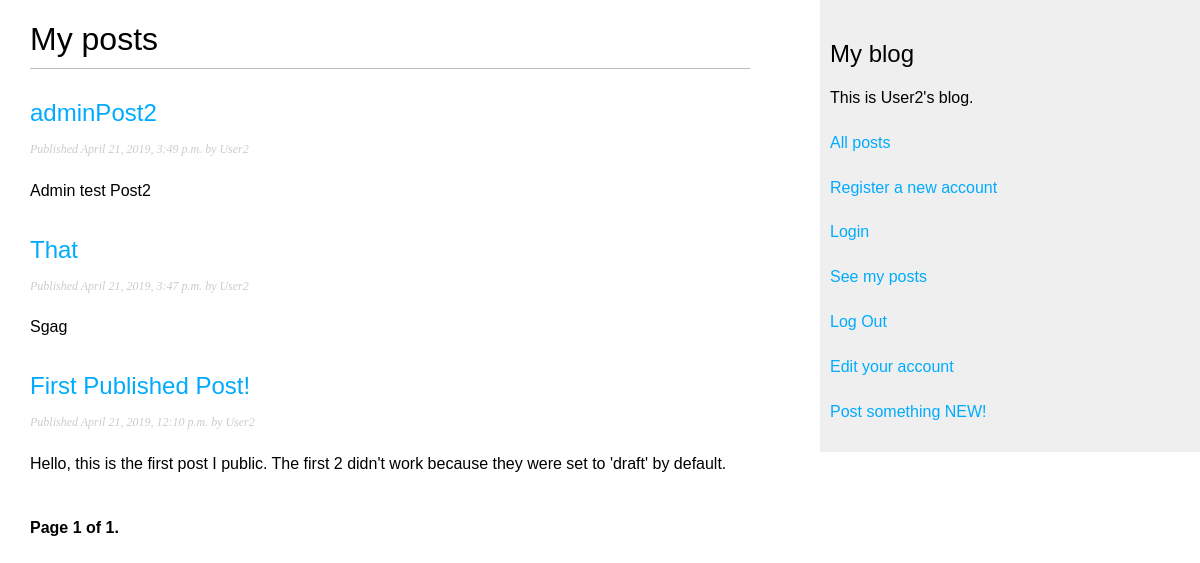
Page /blog/my_list/ (signed in) on the committed database.
### blog/models.py (models this page shows, shortened)
class Post(models.Model):
    STATUS_CHOICES = (
        ('draft', 'Draft'),
        ('published', 'Published'),
    )
    title = models.CharField(max_length=250)
    slug = models.SlugField(max_length=250,
                            unique_for_date='publish')
    author = models.ForeignKey(User,
                               on_delete=models.CASCADE,
                               related_name='blog_posts')
    body = models.TextField()
    publish = models.DateTimeField(default=timezone.now)
    created = models.DateTimeField(auto_now_add=True)
    updated = models.DateTimeField(auto_now=True)
    status = models.CharField(max_length=10,
                              choices=STATUS_CHOICES,
                              default='draft')
    objects = models.Manager() # The default manager.
    published = PublishedManager() # Our custom manager.
    def get_absolute_url(self):
        return reverse('blog:post_detail',
                       args=[self.publish.year,
                             self.publish.month,
                             self.publish.day,
                             self.slug])
    class Meta:
        ordering = ('-publish',)

### blog/views.py (the view)
# urls.py: path('my_list/', views.my_list, name='my_list'),
@login_required
def my_list(request):
    current_user = request.user
    object_list = Post.objects.filter(author=current_user)
    paginator = Paginator(object_list, 3)  # 3 posts in each page
    page = request.GET.get('page')
    try:
        posts = paginator.page(page)
    except PageNotAnInteger:
        posts = paginator.page(1)
    except EmptyPage:
        posts = paginator.page(paginator.num_pages)
    return render(request,
                  'blog/post/my_list.html',
                  {'page': page,
                    'posts': posts})

### blog/templates/blog/post/my_list.html (shortened to what this page needs)
{% extends "blog/base.html" %}
{% block content %}
  <h1>My posts</h1>
  {% for post in posts %}
    <h2>
      <a href="{{ post.get_absolute_url }}">
        {{ post.title }}
      </a>
    </h2>
    <p class="date">
      Published {{ post.publish }} by {{ post.author }}
    </p>
    {{ post.body|truncatewords:30|linebreaks }}
  {% endfor %}
{% include "pagination.html" with page=posts %}
{% endblock %}

### blog/templates/blog/base.html (shortened to what this page needs)
{% load static %}
<!DOCTYPE html>
<html>
<head>
  <link href="{% static "css/blog.css" %}" rel="stylesheet">
</head>
<body>
  <div id="content">
    {% block content %}
    {% endblock %}
  </div>
<div id="sidebar">
    <h2>My blog</h2>
    {% if request.user.is_authenticated %}
    <p>This is {{request.user}}'s blog.</p>
    {% else %}
    <p>This is the blog.</p>
    {% endif %}
  <p><a href="{% url "blog:post_list" %}">All posts</a></p>
  <p><a href="{% url "blog:register" %}">Register a new account</a></p>
  <p><a href="{% url "blog:login" %}">Login</a></p>
  {% if request.user.is_authenticated %}
    <p><a href="{% url "blog:my_list" %}">See my posts</a></p>
    <p><a href="{% url "blog:logout" %}">Log Out</a></p>
    <p><a href="{% url "blog:edit" %}">Edit your account</a></p>
    <p><a href="{% url "blog:post_create" %}">Post something NEW!</a></p>
  {% endif %}
  </div>
</body>
</html>

### blog/static/css/blog.css (style rules this page uses)
body { margin:0; padding:0; font-family:helvetica, sans-serif; }
p { line-height: 1.8; }
a { color:#00abff; text-decoration:none; }
h1 { font-weight:normal; border-bottom:1px solid #bbb; padding:0 0 10px 0; }
h2 { font-weight:normal; margin:30px 0 0; }
#content { float:left; width:60%; padding:0 0 0 30px; }
#sidebar { float:right; width:30%; padding:10px; background:#efefef; height:100%; }
p.date { color:#ccc; font-family: georgia, serif; font-size: 12px; font-style: italic; }

### rows in the picture
Post: title "adminPost2", publish "April 21, 2019, 3:49 p.m.", author "User2", body "Admin test Post2"
Post: title "That", publish "April 21, 2019, 3:47 p.m.", author "User2", body "Sgag"
Post: title "First Published Post!", publish "April 21, 2019, 12:10 p.m.", author "User2", body "Hello, this is the first post I public. The first 2 didn't work because they were set to 'draft' by default."

### other values in the picture
{{ page.number }} "1"
{{ page.paginator.num_pages }} "1"
{{ request.user }} "User2"
